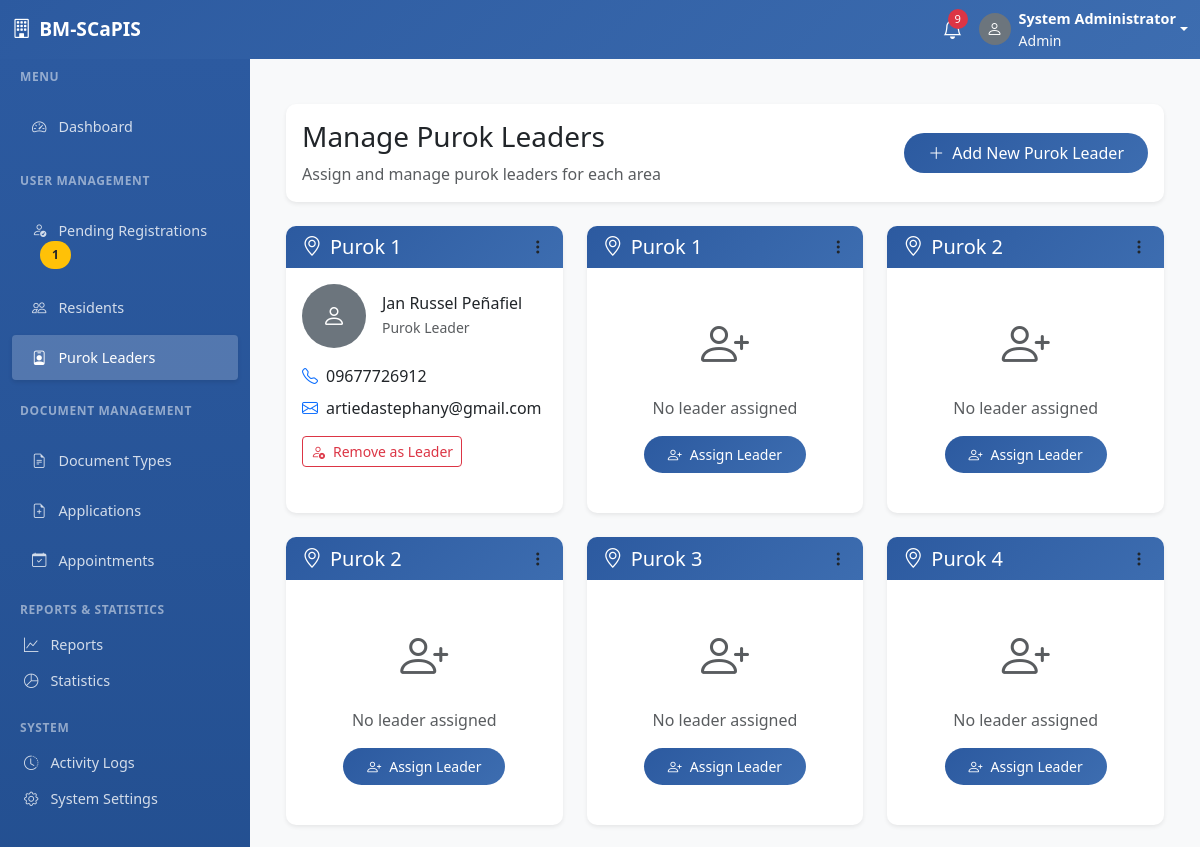
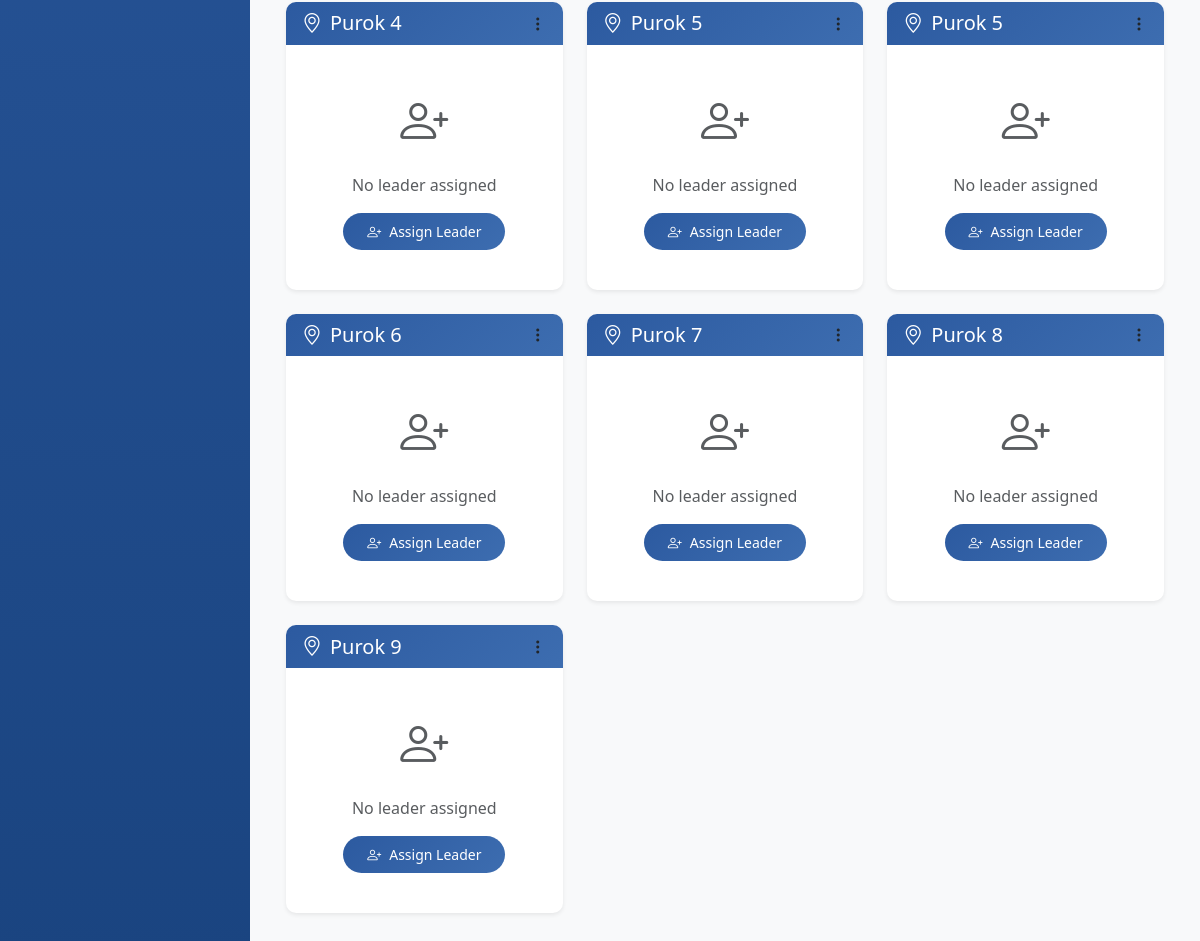
The app's page /purok-leaders.php (signed in), older data (2 pictures, top to bottom).
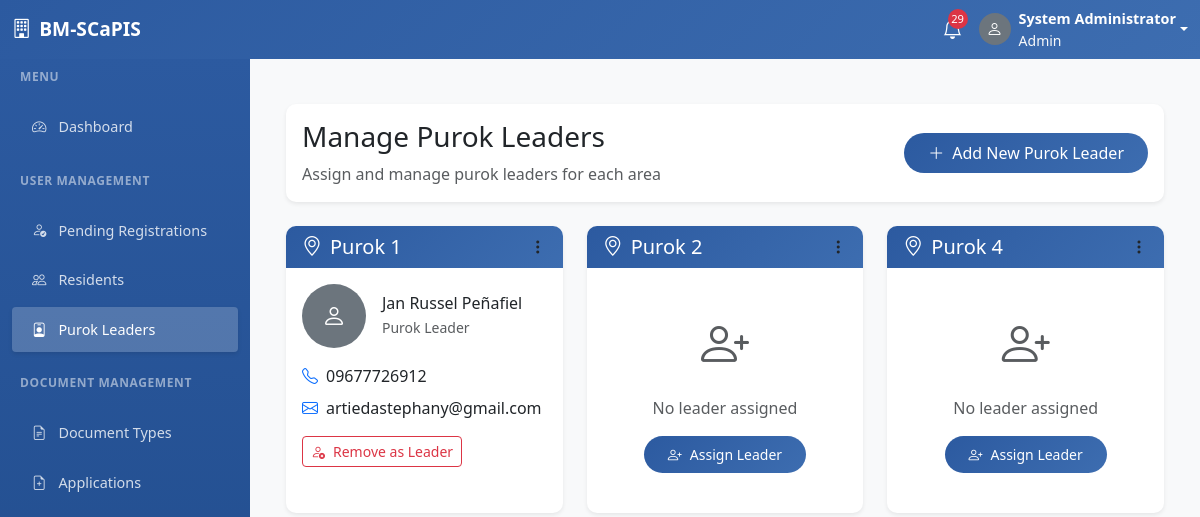
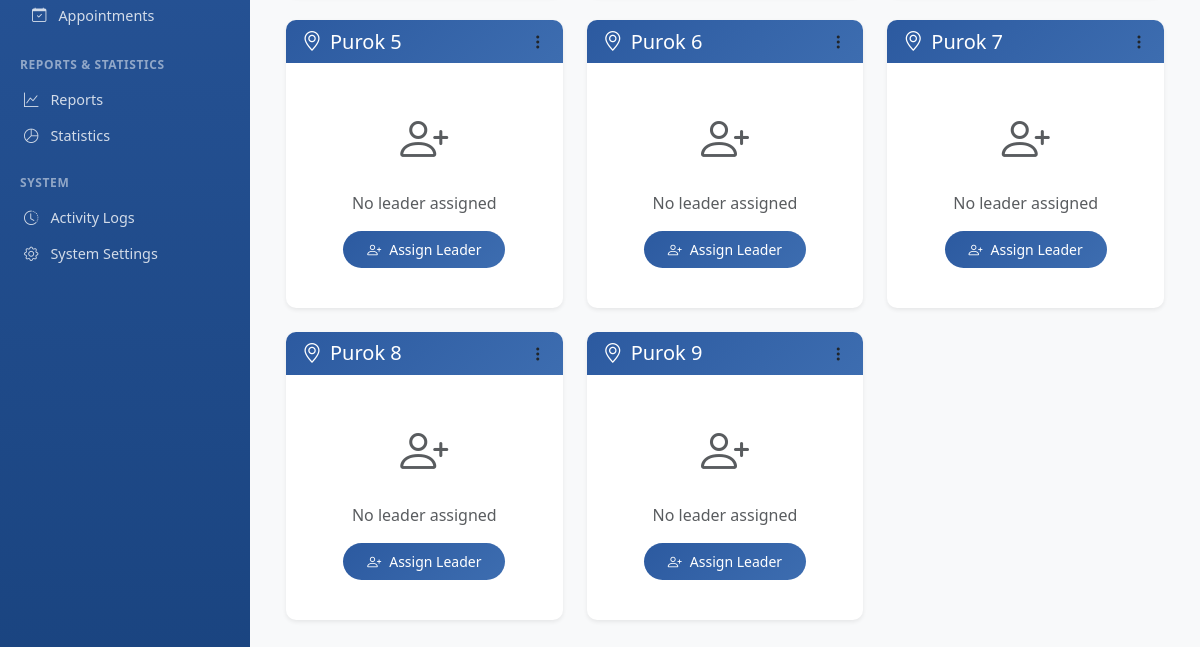
The same page, newer data (2 pictures, top to bottom).
### tables this page shows
CREATE TABLE `puroks` (
  `id` int(11) NOT NULL,
  `purok_name` varchar(100) NOT NULL,
  `purok_leader_id` int(11) DEFAULT NULL,
  `created_at` timestamp NOT NULL DEFAULT current_timestamp()
);

CREATE TABLE `users` (
  `id` int(11) NOT NULL,
  `username` varchar(50) NOT NULL,
  `password` varchar(255) NOT NULL,
  `role` enum('resident','purok_leader','admin') NOT NULL,
  `status` enum('pending','approved','disapproved') DEFAULT 'pending',
  `first_name` varchar(100) NOT NULL,
  `middle_name` varchar(100) DEFAULT NULL,
  `last_name` varchar(100) NOT NULL,
  `suffix` varchar(20) DEFAULT NULL,
  `birthdate` date DEFAULT NULL,
  `age` int(11) DEFAULT NULL,
  `gender` enum('Male','Female','Other') NOT NULL,
  `civil_status` enum('Single','Married','Divorced','Widowed') NOT NULL,
  `contact_number` varchar(15) DEFAULT NULL,
  `email` varchar(100) DEFAULT NULL,
  `purok_id` int(11) DEFAULT NULL,
  `address` text DEFAULT NULL,
  `occupation` varchar(100) DEFAULT NULL,
  `monthly_income` decimal(10,2) DEFAULT NULL,
  `emergency_contact_name` varchar(100) DEFAULT NULL,
  `emergency_contact_number` varchar(15) DEFAULT NULL,
  `profile_picture` varchar(255) DEFAULT NULL,
  `valid_id_front` varchar(255) DEFAULT NULL,
  `valid_id_back` varchar(255) DEFAULT NULL,
  `purok_leader_approval` enum('pending','approved','disapproved') DEFAULT 'pending',
  `admin_approval` enum('pending','approved','disapproved') DEFAULT 'pending',
  `purok_leader_remarks` text DEFAULT NULL,
  `admin_remarks` text DEFAULT NULL,
  `approved_by_purok_leader` int(11) DEFAULT NULL,
  `approved_by_admin` int(11) DEFAULT NULL,
  `approved_at` timestamp NULL DEFAULT NULL,
  `sms_notifications` tinyint(1) DEFAULT 1,
  `email_notifications` tinyint(1) DEFAULT 1,
  `created_at` timestamp NOT NULL DEFAULT current_timestamp(),
  `updated_at` timestamp NOT NULL DEFAULT current_timestamp() ON UPDATE current_timestamp()
);

### purok-leaders.php (the view, shortened to what the changed rows need)
<?php
require_once 'config.php';
$stmt = $pdo->prepare("
    SELECT p.*,
           CONCAT(u.first_name, ' ', u.last_name) as leader_name,
           u.contact_number as leader_contact,
           u.email as leader_email,
           u.profile_picture as leader_profile,
           u.id as leader_id
    FROM puroks p
    LEFT JOIN users u ON p.purok_leader_id = u.id
    ORDER BY p.purok_name
");
$stmt->execute();
$puroks = $stmt->fetchAll();
include 'header.php';
include 'sidebar.php';
?>
<div class="main-content">
    <div class="container-fluid py-4">
        <div class="row mb-4">
            <div class="col-12">
                <div class="card border-0 shadow-sm">
                    <div class="card-body">
                        <div class="d-flex justify-content-between align-items-center">
                            <div>
                                <h1 class="h3 mb-2">Manage Purok Leaders</h1>
                            </div>
                        </div>
                    </div>
                </div>
            </div>
        </div>
        <div class="row g-4">
            <?php foreach ($puroks as $purok): ?>
                <div class="col-md-6 col-lg-4">
                    <div class="card border-0 shadow-sm h-100">
                        <div class="card-header bg-light d-flex justify-content-between align-items-center">
                            <h5 class="mb-0">
                                <i class="bi bi-geo-alt me-2"></i><?php echo htmlspecialchars($purok['purok_name']); ?>
                            </h5>
                            <div class="dropdown">
                                <button class="btn btn-link text-dark p-0" data-bs-toggle="dropdown">
                                    <i class="bi bi-three-dots-vertical"></i>
                                </button>
                            </div>
                        </div>
                        <div class="card-body">
                            <?php if ($purok['leader_name']): ?>
                                <div class="d-flex align-items-center mb-3">
                                    <?php if ($purok['leader_profile']): ?>
                                        <img src="uploads/profiles/<?php echo htmlspecialchars($purok['leader_profile']); ?>"
                                             alt="Leader" class="rounded-circle me-3" width="64" height="64">
                                    <?php else: ?>
                                        <div class="bg-secondary rounded-circle d-flex align-items-center justify-content-center me-3"
                                             style="width: 64px; height: 64px;">
                                            <i class="bi bi-person text-white fs-4"></i>
                                        </div>
                                    <?php endif; ?>
                                    <div>
                                        <h6 class="mb-1"><?php echo htmlspecialchars($purok['leader_name']); ?></h6>
                                        <p class="text-muted small mb-0">Purok Leader</p>
                                    </div>
                                </div>
                                <div class="mb-3">
                                    <?php if ($purok['leader_contact']): ?>
                                        <div class="d-flex align-items-center mb-2">
                                            <i class="bi bi-telephone me-2 text-primary"></i>
                                            <span><?php echo htmlspecialchars($purok['leader_contact']); ?></span>
                                        </div>
                                    <?php endif; ?>
                                    <?php if ($purok['leader_email']): ?>
                                        <div class="d-flex align-items-center">
                                            <i class="bi bi-envelope me-2 text-primary"></i>
                                            <span><?php echo htmlspecialchars($purok['leader_email']); ?></span>
                                        </div>
                                    <?php endif; ?>
                                </div>
                                <button type="button" class="btn btn-outline-danger btn-sm"
                                        onclick="removeLeader(<?php echo $purok['leader_id']; ?>, '<?php echo htmlspecialchars($purok['leader_name']); ?>')">
                                    <i class="bi bi-person-x me-2"></i>Remove as Leader
                                </button>
                            <?php else: ?>
                                <div class="text-center py-4">
                                    <div class="mb-3">
                                        <i class="bi bi-person-plus text-muted" style="font-size: 3rem;"></i>
                                    </div>
                                    <p class="text-muted mb-3">No leader assigned</p>
                                    <button type="button" class="btn btn-primary btn-sm"
                                            onclick="showAssignLeaderModal(<?php echo $purok['id']; ?>)">
                                        <i class="bi bi-person-plus me-2"></i>Assign Leader
                                    </button>
                                </div>
                            <?php endif; ?>
                        </div>
                    </div>
                </div>
            <?php endforeach; ?>
        </div>
    </div>
</div>

### sidebar.php (shortened to what the changed rows need)
<?php
if (!isLoggedIn()) {
    ?>
    <nav class="navbar navbar-expand-lg navbar-dark fixed-top" style="background: linear-gradient(135deg, var(--primary-color), #3d6db0);">
        <div class="container">
            <a class="navbar-brand" href="index.php">
                <i class="bi bi-building me-2"></i><?php echo SYSTEM_NAME; ?>
            </a>
            <button class="navbar-toggler" type="button" data-bs-toggle="collapse" data-bs-target="#navbarNav">
                <span class="navbar-toggler-icon"></span>
            </button>
            <div class="collapse navbar-collapse" id="navbarNav">
                <ul class="navbar-nav ms-auto">
                    <li class="nav-item">
                        <a class="nav-link" href="index.php">
                            <i class="bi bi-house me-2"></i>Home
                        </a>
                    </li>
                    <li class="nav-item">
                        <a class="nav-link" href="about.php">
                            <i class="bi bi-info-circle me-2"></i>About
                        </a>
                    </li>
                    <li class="nav-item">
                        <a class="nav-link" href="services.php">
                            <i class="bi bi-list-ul me-2"></i>Services
                        </a>
                    </li>
                    <li class="nav-item">
                        <a class="nav-link" href="contact.php">
                            <i class="bi bi-telephone me-2"></i>Contact
                        </a>
                    </li>
                    <li class="nav-item">
                        <a class="nav-link" href="login.php">
                            <i class="bi bi-box-arrow-in-right me-2"></i>Login
                        </a>
                    </li>
                    <li class="nav-item">
                        <a class="btn btn-outline-light ms-2" href="register.php">
                            <i class="bi bi-person-plus me-2"></i>Register
                        </a>
                    </li>
                </ul>
            </div>
        </div>
    </nav>
    <?php
} else {
    $unreadNotifications = getUnreadNotifications($_SESSION['user_id'], $_SESSION['role']);
    $notificationCount = count($unreadNotifications);
    ?>
    <nav class="navbar navbar-expand-lg navbar-dark fixed-top" style="background: linear-gradient(135deg, var(--primary-color), #3d6db0);">
        <div class="container-fluid">
            <div class="d-flex align-items-center ms-auto">
                <div class="dropdown me-3">
                    <a class="nav-link position-relative text-white" href="#" data-bs-toggle="dropdown">
                        <i class="bi bi-bell fs-5"></i>
                        <?php if ($notificationCount > 0): ?>
                            <span class="notification-badge"><?php echo min($notificationCount, 99); ?></span>
                        <?php endif; ?>
                    </a>
                </div>
            </div>
        </div>
    </nav>
    <div class="sidebar" id="sidebar">
        <div class="sidebar-inner">
                <?php if ($_SESSION['role'] === 'resident'): ?>
                <div class="nav-section">
                    <div class="nav-section-title">DOCUMENTS</div>
                    <ul class="nav flex-column">
                        <li class="nav-item">
                            <a class="nav-link <?php echo basename($_SERVER['PHP_SELF']) === 'apply.php' ? 'active' : ''; ?>"
                               href="apply.php">
                                <i class="bi bi-file-earmark-plus"></i>Apply for Document
                            </a>
                        </li>
                        <li class="nav-item">
                            <a class="nav-link <?php echo basename($_SERVER['PHP_SELF']) === 'my-applications.php' ? 'active' : ''; ?>"
                               href="my-applications.php">
                                <i class="bi bi-file-earmark-text"></i>My Applications
                                <?php
                                $stmt = $pdo->prepare("SELECT COUNT(*) FROM applications WHERE user_id = ? AND status = 'pending'");
                                $stmt->execute([$_SESSION['user_id']]);
                                $pendingCount = $stmt->fetchColumn();
                                if ($pendingCount > 0): ?>
                                    <span class="badge bg-warning text-dark ms-2"><?php echo $pendingCount; ?></span>
                                <?php endif; ?>
                            </a>
                        </li>
                        <li class="nav-item">
                            <a class="nav-link <?php echo basename($_SERVER['PHP_SELF']) === 'my-appointments.php' ? 'active' : ''; ?>"
                               href="my_appointments.php">
                                <i class="bi bi-calendar-check"></i>My Appointments
                            </a>
                        </li>
                        <li class="nav-item">
                            <a class="nav-link <?php echo basename($_SERVER['PHP_SELF']) === 'track-application.php' ? 'active' : ''; ?>"
                               href="track-application.php">
                                <i class="bi bi-search"></i>Track Application
                            </a>
                        </li>
                    </ul>
                </div>
                <div class="nav-section">
                    <div class="nav-section-title">MY ACCOUNT</div>
                    <ul class="nav flex-column">
                        <li class="nav-item">
                            <a class="nav-link <?php echo basename($_SERVER['PHP_SELF']) === 'profile.php' ? 'active' : ''; ?>"
                               href="profile.php">
                                <i class="bi bi-person"></i>My Profile
                            </a>
                        </li>
                        <li class="nav-item">
                            <a class="nav-link <?php echo basename($_SERVER['PHP_SELF']) === 'settings.php' ? 'active' : ''; ?>"
                               href="settings.php">
                                <i class="bi bi-gear"></i>Settings
                            </a>
                        </li>
                    </ul>
                </div>
                <?php elseif ($_SESSION['role'] === 'admin'): ?>
                <div class="nav-section">
                    <ul class="nav flex-column">
                        <li class="nav-item">
                            <a class="nav-link <?php echo basename($_SERVER['PHP_SELF']) === 'pending-registrations.php' ? 'active' : ''; ?>"
                               href="pending-registrations.php">
                                <i class="bi bi-person-check"></i>Pending Registrations
                                <?php
                                if ($_SESSION['role'] === 'admin') {
                                    $stmt = $pdo->prepare("
                                        SELECT COUNT(*) FROM users
                                        WHERE role = 'resident'
                                        AND (admin_approval = 'pending' OR purok_leader_approval = 'pending')
                                        AND (status != 'approved' OR (purok_leader_approval = 'pending' OR admin_approval = 'pending'))
                                    ");
                                    $stmt->execute();
                                    $pendingCount = $stmt->fetchColumn();
                                    if ($pendingCount > 0): ?>
                                        <span class="badge bg-warning text-dark ms-2"><?php echo $pendingCount; ?></span>
                                    <?php endif;
                                }
                                ?>
                            </a>
                        </li>
                    </ul>
                </div>
                <?php endif; ?>
            </div>
        </div>
    <?php
}
?>

Row changes from the older to the newer data that the page shows:
removed puroks: purok_name "Purok 1"
removed puroks: purok_name "Purok 2"
removed puroks: purok_name "Purok 3"
removed puroks: purok_name "Purok 4"
removed puroks: purok_name "Purok 5"
Text that changed along with them:
min($notificationCount, 99): "9" → "29"
$pendingCount: "1" → (not shown)
